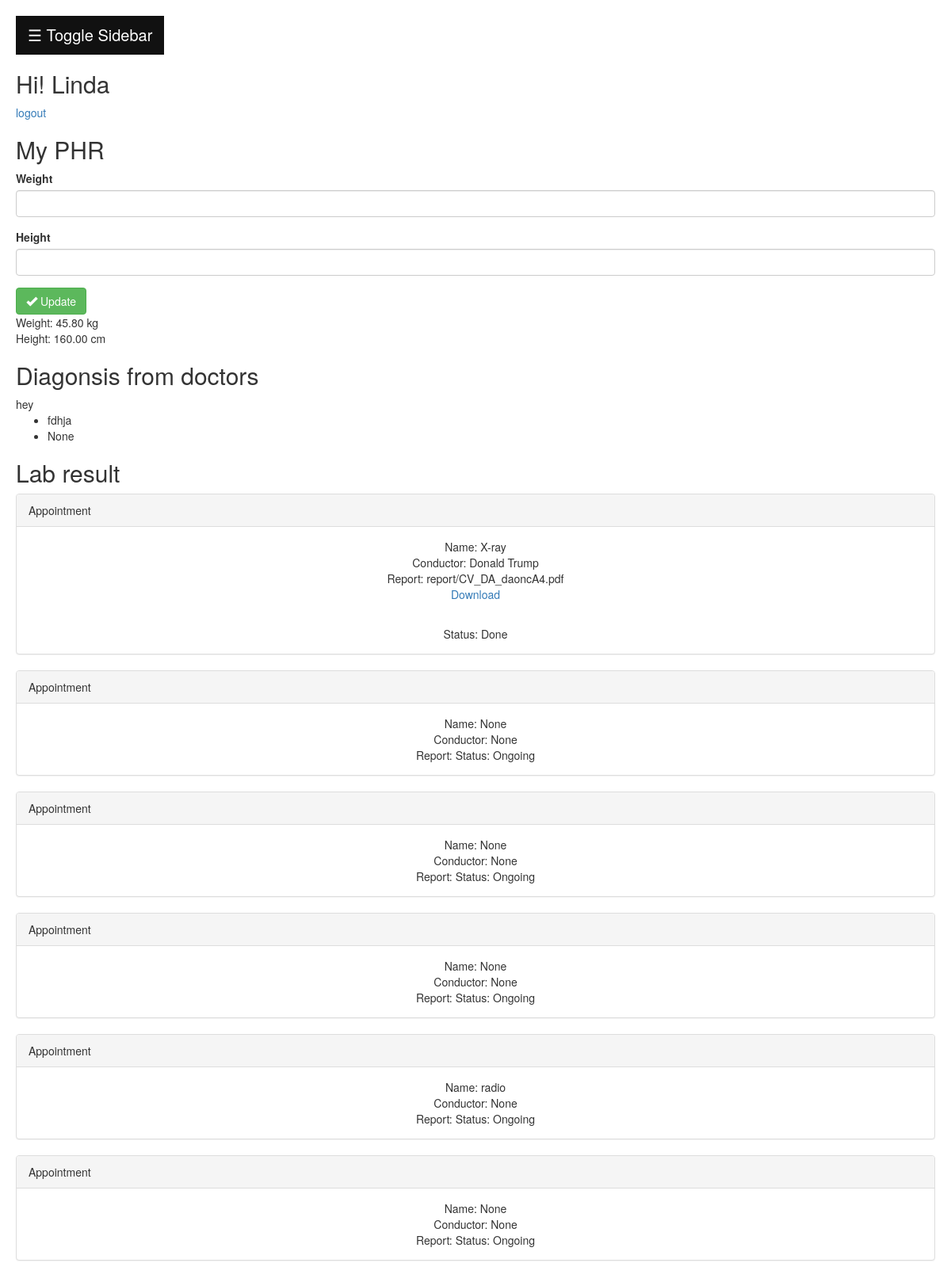
The app's page /patient/PHR/5/ (signed in) with its own data.
### health/models.py (models this page shows, shortened)
class User(AbstractUser):
    USER_TYPE_CHOICES = (
      (1, 'Doctor'),
      (2, 'Lab People'),
      (3, 'Receptionist'),
      (4, 'Patient'),
      (5, 'Administration'),
    )
    user_type = models.PositiveSmallIntegerField(choices=USER_TYPE_CHOICES,null=True)
    sex = models.BooleanField(blank=True, null=True)
    tel_no = models.CharField(max_length=255, blank=True, null=True)
    dob = models.DateField(db_column='DOB', blank=True, null=True)
    address = models.CharField(max_length=255, blank=True, null=True)
    REQUIRED_FIELDS = ['user_type','email',]
    def __str__(self):
        return self.first_name + " " + self.last_name

class Phr(models.Model):
    patient = models.OneToOneField(settings.AUTH_USER_MODEL, db_column='patient', primary_key=True, on_delete=models.CASCADE,related_name='phr_pat')
    weight = models.DecimalField(max_digits=65535, decimal_places=2, blank=True, null=True)
    height = models.DecimalField(max_digits=65535, decimal_places=2, blank=True, null=True)
    doctorid = models.ForeignKey(settings.AUTH_USER_MODEL, on_delete=models.CASCADE, db_column='doctorID', blank=True, null=True,related_name='phr_doc')  # Field name made lowercase.
    disease = models.ForeignKey('Disease', on_delete=models.CASCADE, db_column='disease', blank=True, null=True)
    class Meta:
        db_table = 'PHR'

class Schedule(models.Model):
    checked_in = models.BooleanField(default=False)  #whether the patient has checked in or not
    booked = models.BooleanField(default=False)
    patient = models.ForeignKey(settings.AUTH_USER_MODEL, on_delete=models.CASCADE, db_column='patient',blank=True,null=True,related_name='sche_pat')
    date = models.DateField(blank=True,null=True)  # Field renamed to remove unsuitable characters.
    time = models.TimeField(blank=True,null=True)
    doctorid = models.ForeignKey(settings.AUTH_USER_MODEL, on_delete=models.CASCADE, db_column='doctorID', blank=True, null=True,related_name='sche_doc')
    id = models.AutoField(db_column='ID', primary_key=True)  # Field name made lowercase.
    sysmptoms = models.TextField(max_length=65535,blank=True, null=True)
    diagnosis = models.TextField(max_length=65535,blank=True, null=True)
    prescriptions = models.TextField(max_length=65535,blank=True, null=True)
    treatment = models.TextField(max_length=65535,blank=True, null=True)
    waiting_time = models.TimeField(db_column='waiting time',blank=True,null=True)  # Field renamed to remove unsuitable characters.
    class Meta:
        db_table = 'Schedule'

class LabTest(models.Model):
    id = models.AutoField(db_column='ID', primary_key=True)  # Field name made lowercase.
    done = models.BooleanField(default=False)
    patient = models.ForeignKey(settings.AUTH_USER_MODEL, on_delete=models.CASCADE, db_column='patient')
    doctor = models.ForeignKey(settings.AUTH_USER_MODEL, on_delete=models.CASCADE, db_column='doctor',related_name='doc')
    name = models.CharField(max_length=255,null=True,blank=True)
    conductor = models.ForeignKey(settings.AUTH_USER_MODEL, models.DO_NOTHING, db_column='conductor',related_name='conduct',null=True,blank=True)
    report = models.FileField(upload_to='report/',validators=[FileExtensionValidator(allowed_extensions=['pdf'])],null=True,blank=True)
    class Meta:
        db_table = 'Lab test'

### health/views.py (the view, shortened to what this page needs)
# urls.py: path('patient/PHR/<int:nin>/', views.myPHR, name='myPHR'),
@login_required
def myPHR(request,nin):
    context_dict = {}
    user = request.user
    context_dict['current'] = user
    labs = LabTest.objects.filter(patient=user)
    context_dict['lab'] = labs
    schedules = Schedule.objects.filter(patient=user)
    context_dict['schedules'] = schedules
    phr = Phr.objects.get_or_create(patient=user)[0]
    context_dict['phr'] = phr
    form = PhrForm({'patient':user})
    context_dict['form'] = form
    return render(request,'health/myPHR.html',context_dict)

### health/forms.py
class PhrForm(forms.ModelForm):
    class Meta:
        model = Phr
        exclude = ('doctorid','disease','patient',)

### templates/health/myPHR.html (shortened to what this page needs)
{% extends 'health/base.html' %}
{% load static %}
{% load widget_tweaks %}
{% block headblock%}
<link rel="stylesheet" href="https://maxcdn.bootstrapcdn.com/bootstrap/3.4.0/css/bootstrap.min.css">
{% endblock %}
{% block bodyblock %}
<h2>My PHR</h2>
<div>
    <form method="post" action=".">
      {% for field in form.visible_fields %}
      <div class="form-group">
        <label for="{{ field.id_for_label }}">{{ field.label }}</label>
        {{ field|add_class:'form-control' }}
      </div>
      {% endfor %}
      <div class="form-group">
      <button type="submit" class="btn btn-success">
        <span class="glyphicon glyphicon-ok"></span> Update
      </button><br>
      Weight: {{phr.weight}} kg<br>
      Height: {{phr.height}} cm<br>
    </div>
    </form>
    <div>
    <h2>Diagonsis from doctors</h2>
    {% if schedules %}
    hey
    <ul>
      {% for s in schedules %}
        <li>{{s.diagnosis}}</li>
      {% endfor %}
    </ul>
    {% endif %}
    </div>
    <div>
    {% if lab %}
      <h2>Lab result</h2>
      {% for l in lab %}
      <div class="panel panel-default">
        <div class="panel-heading">Appointment</div>
        <div class="panel-body" style="text-align:center">
          Name: {{l.name}}<br>
          Conductor: {{l.conductor}}<br>
          Report: {{l.report}}
          {% if l.report %}
          <p><a href="{{l.report.url}}">Download</a></p><br>
          {% endif %}
          Status:
          {% if l.done %}
          Done
          {% else %}
          Ongoing
          {% endif %}
        </div>
      </div>
      {% endfor %}
    {% endif %}
    </div>
</div>
{%endblock%}

### templates/health/base.html (shortened to what this page needs)
<!DOCTYPE html>
{% load staticfiles %}
<html lang="en">
<head>
  {% block headblock %}{% endblock %}
  <link href="{% static "css/sidebar.css" %}" rel="stylesheet">
</head>
<body id="page-top">
<div id="main">
  <button class="openbtn" onclick="openNav()">&#9776; Toggle Sidebar</button>
  <h2>Hi! {{current.first_name}}</h2>
  <p><a href="{% url 'account_logout' %}">logout</a></p>
  <p>{% block bodyblock %}{%endblock%}</p>
</div>
</body>
</html>

### static/css/sidebar.css (style rules this page uses)
.openbtn { font-size: 20px; cursor: pointer; background-color: #111; color: white; padding: 10px 15px; border: none; }
#main { transition: margin-left .5s; padding: 20px; }

### records on screen
User: first_name "Linda"
Phr: weight "45.80", height "160.00"
Schedule: diagnosis "fdhja"
Schedule: diagnosis "None"
LabTest: name "X-ray", conductor "Donald Trump", report "report/CV_DA_daoncA4.pdf", done "Done"
LabTest: name "None", conductor "None", done "Ongoing"
LabTest: name "None", conductor "None", done "Ongoing"
LabTest: name "None", conductor "None", done "Ongoing"
LabTest: name "radio", conductor "None", done "Ongoing"
LabTest: name "None", conductor "None", done "Ongoing"

### other values on screen
{{ field.label }} "Weight" "Height"
